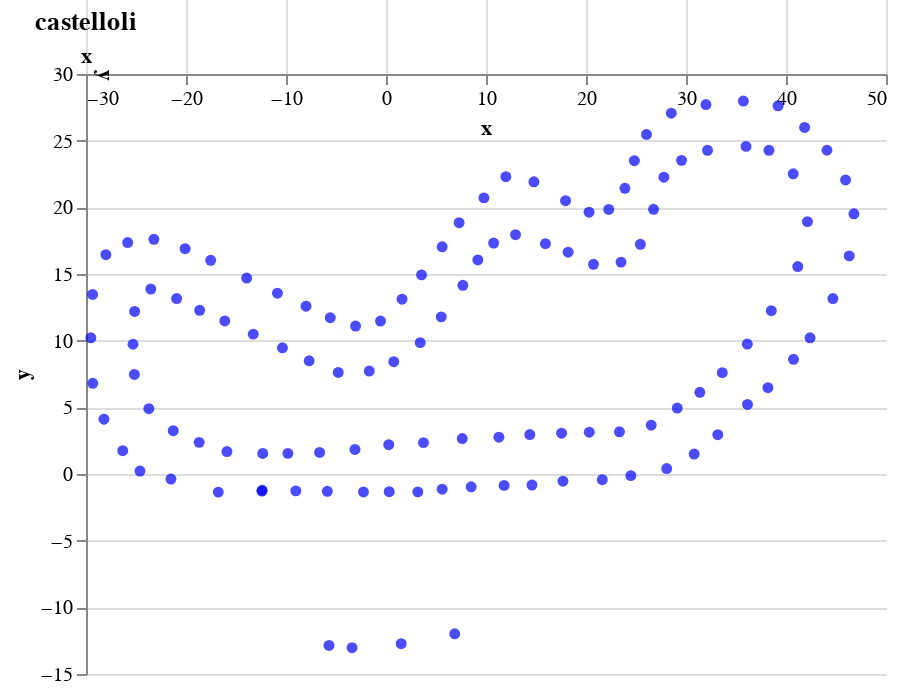
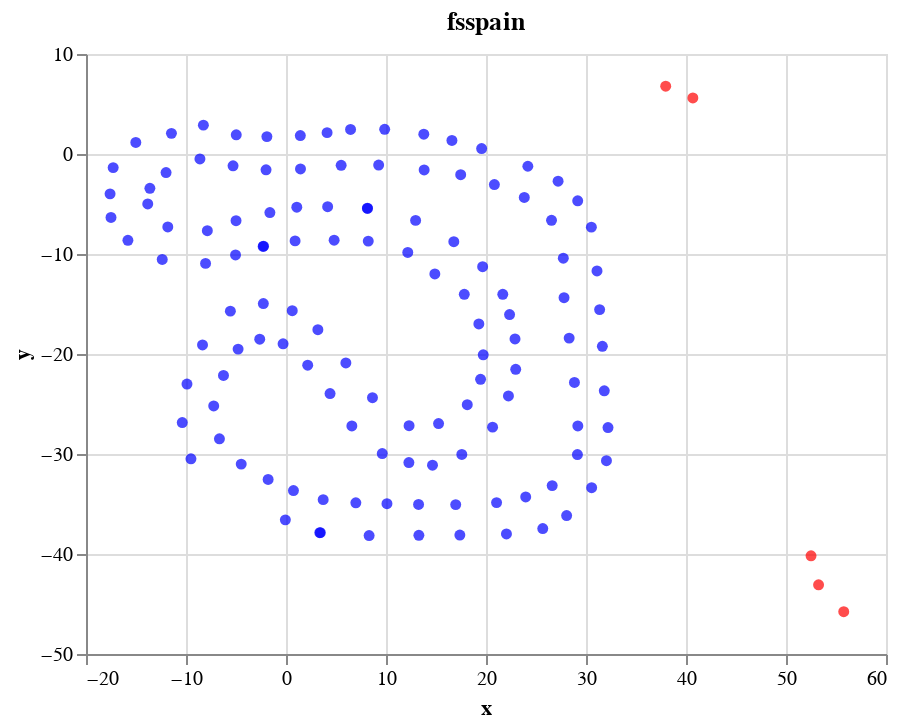
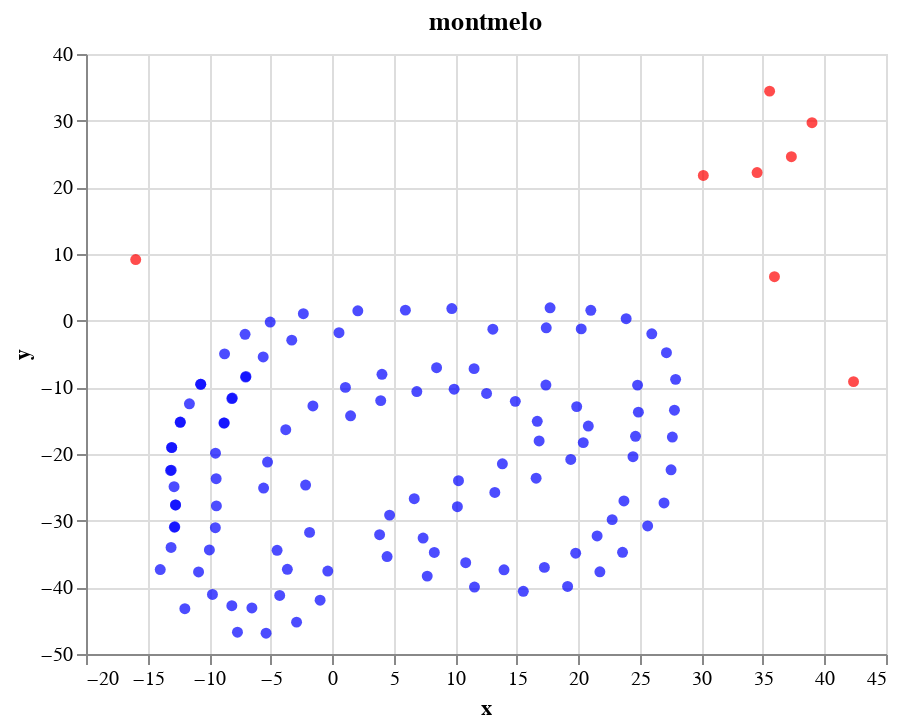
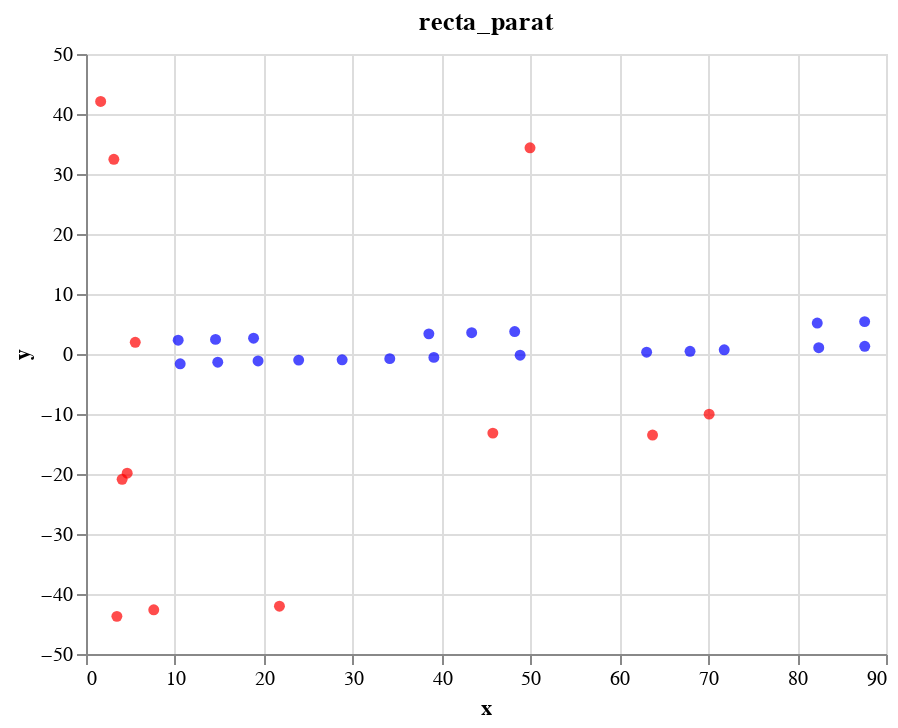

Notebook cell for these charts, in order:
### Code cell
db = SQLiteProxy(DB_PATH)
db.get_no_cones().clean()

for run_name in db.get_runs().read(projection=['name']):
    cones = db.get_cones().read(run_name=run_name[0], projection=['x', 'y'])
    no_cones = db.get_no_cones().read(run_name=run_name[0], projection=['x', 'y'])

    cones_df = pd.DataFrame(cones, columns=['x', 'y'])
    no_cones_df = pd.DataFrame(no_cones, columns=['x', 'y'])

    map_plot = (
        alt.Chart(cones_df).mark_circle(color='blue').encode(x='x', y='y') +
        alt.Chart(no_cones_df).mark_circle(color='red').encode(x='x', y='y')
    ).properties(
        title=run_name
    )

    display(map_plot)

### Figure 1 — Vega-Lite specification as saved in the notebook (floating-point values rounded to 4 significant figures)
{"config": {"view": {"continuousWidth": 400, "continuousHeight": 300}}, "layer": [{"data": {"name": "data-0100e7f130d943106deccccc0ed7e2e9"}, "mark": {"type": "circle", "color": "blue"}, "encoding": {"x": {"field": "x", "type": "quantitative"}, "y": {"field": "y", "type": "quantitative"}}}, {"data": {"name": "data-d751713988987e9331980363e24189ce"}, "mark": {"type": "circle", "color": "red"}, "encoding": {"x": {"field": "x", "type": "nominal"}, "y": {"field": "y", "type": "nominal"}}}], "title": ["castelloli"], "$schema": "https://vega.github.io/schema/vega-lite/v4.17.0.json", "datasets": {"data-0100e7f130d943106deccccc0ed7e2e9": [{"x": -5.702, "y": -12.86}, {"x": -3.392, "y": -13.03}, {"x": 1.518, "y": -12.73}, {"x": 6.875, "y": -11.98}, {"x": -16.77, "y": -1.358}, {"x": -12.38, "y": -1.221}, {"x": -12.32, "y": 1.54}, {"x": -9.809, "y": 1.547}, {"x": -5.868, "y": -1.297}, {"x": -3.103, "y": 1.84}, {"x": -2.251, "y": -1.345}, {"x": 0.3181, "y": -1.325}, {"x": 0.274, "y": 2.196}, {"x": 3.181, "y": -1.34}, {"x": 3.746, "y": 2.353}, {"x": 5.617, "y": -1.138}, {"x": 7.623, "y": 2.662}, {"x": 8.521, "y": -0.9569}, {"x": 11.29, "y": 2.759}, {"x": 11.81, "y": -0.8536}, {"x": 14.38, "y": 2.959}, {"x": 14.6, "y": -0.8296}, {"x": 17.69, "y": -0.5409}, {"x": 17.56, "y": 3.058}, {"x": 21.63, "y": -0.431}, {"x": 20.33, "y": 3.137}, {"x": 23.35, "y": 3.163}, {"x": 24.49, "y": -0.1227}, {"x": 26.52, "y": 3.66}, {"x": 28.07, "y": 0.412}, {"x": 29.12, "y": 4.949}, {"x": 30.82, "y": 1.493}, {"x": 31.38, "y": 6.126}, {"x": 33.18, "y": 2.949}, {"x": 33.62, "y": 7.602}, {"x": 36.15, "y": 5.219}, {"x": 36.13, "y": 9.744}, {"x": 38.19, "y": 6.471}, {"x": 38.53, "y": 12.25}, {"x": 40.75, "y": 8.603}, {"x": 42.41, "y": 10.21}, {"x": 41.18, "y": 15.56}, {"x": 44.69, "y": 13.16}, {"x": 46.32, "y": 16.36}, {"x": 42.14, "y": 18.93}, {"x": 46.79, "y": 19.51}, {"x": 45.95, "y": 22.06}, {"x": 40.72, "y": 22.52}, {"x": 44.1, "y": 24.28}, {"x": 41.86, "y": 25.99}, {"x": 38.3, "y": 24.28}, {"x": 39.21, "y": 27.61}, {"x": 36.0, "y": 24.57}, {"x": 35.73, "y": 27.97}, {"x": 32.15, "y": 24.28}, {"x": 31.99, "y": 27.71}, {"x": 29.56, "y": 23.52}, {"x": 28.53, "y": 27.06}, {"x": 27.79, "y": 22.26}, {"x": 26.05, "y": 25.46}, {"x": 24.84, "y": 23.5}, {"x": 23.89, "y": 21.43}, {"x": 26.76, "y": 19.85}, {"x": 25.44, "y": 17.23}, {"x": 22.28, "y": 19.84}, {"x": 20.31, "y": 19.63}, {"x": 17.96, "y": 20.5}, {"x": 23.5, "y": 15.89}, {"x": 20.75, "y": 15.73}, {"x": 18.21, "y": 16.63}, {"x": 15.94, "y": 17.27}, {"x": 12.95, "y": 17.95}, {"x": 14.79, "y": 21.92}, {"x": 11.99, "y": 22.3}, {"x": 10.76, "y": 17.32}, {"x": 9.79, "y": 20.71}, {"x": 9.187, "y": 16.05}, {"x": 7.311, "y": 18.85}, {"x": 7.686, "y": 14.16}, {"x": 5.616, "y": 17.04}, {"x": 5.524, "y": 11.78}, {"x": 3.555, "y": 14.94}, {"x": 3.422, "y": 9.852}, {"x": 1.604, "y": 13.11}, {"x": 0.7764, "y": 8.421}, {"x": -0.549, "y": 11.47}, {"x": -1.674, "y": 7.724}, {"x": -3.042, "y": 11.09}, {"x": -4.779, "y": 7.616}, {"x": -5.57, "y": 11.72}, {"x": -7.685, "y": 8.493}, {"x": -7.996, "y": 12.59}, {"x": -10.35, "y": 9.464}, {"x": -10.86, "y": 13.56}, {"x": -13.28, "y": 10.49}, {"x": -13.93, "y": 14.7}, {"x": -16.12, "y": 11.48}, {"x": -17.53, "y": 16.03}, {"x": -18.63, "y": 12.28}, {"x": -20.09, "y": 16.9}, {"x": -20.94, "y": 13.16}, {"x": -23.21, "y": 17.61}, {"x": -23.52, "y": 13.87}, {"x": -25.14, "y": 12.19}, {"x": -25.83, "y": 17.36}, {"x": -25.3, "y": 9.731}, {"x": -28.01, "y": 16.45}, {"x": -29.34, "y": 13.47}, {"x": -29.51, "y": 10.21}, {"x": -29.32, "y": 6.801}, {"x": -25.16, "y": 7.469}, {"x": -18.68, "y": 2.372}, {"x": -21.5, "y": -0.3788}, {"x": -24.6, "y": 0.2244}, {"x": -21.27, "y": 3.247}, {"x": -26.33, "y": 1.746}, {"x": -23.72, "y": 4.895}, {"x": -28.2, "y": 4.11}, {"x": -15.91, "y": 1.685}, {"x": -6.642, "y": 1.617}, {"x": -12.41, "y": -1.279}, {"x": -9.017, "y": -1.265}], "data-d751713988987e9331980363e24189ce": []}}

### Figure 2 — Vega-Lite specification as saved in the notebook (floating-point values rounded to 4 significant figures)
{"config": {"view": {"continuousWidth": 400, "continuousHeight": 300}}, "layer": [{"data": {"name": "data-d102e6a4d2ae20d8437e747a22b05ec9"}, "mark": {"type": "circle", "color": "blue"}, "encoding": {"x": {"field": "x", "type": "quantitative"}, "y": {"field": "y", "type": "quantitative"}}}, {"data": {"name": "data-04ab6d759717fbc30a4453e04949f4b7"}, "mark": {"type": "circle", "color": "red"}, "encoding": {"x": {"field": "x", "type": "quantitative"}, "y": {"field": "y", "type": "quantitative"}}}], "title": ["fsspain"], "$schema": "https://vega.github.io/schema/vega-lite/v4.17.0.json", "datasets": {"data-d102e6a4d2ae20d8437e747a22b05ec9": [{"x": 3.379, "y": -37.87}, {"x": -0.06422, "y": -36.59}, {"x": 0.7463, "y": -33.66}, {"x": -1.787, "y": -32.55}, {"x": -4.478, "y": -31.01}, {"x": -9.504, "y": -30.48}, {"x": -6.656, "y": -28.49}, {"x": -10.37, "y": -26.86}, {"x": -7.229, "y": -25.19}, {"x": -9.902, "y": -23.0}, {"x": -6.252, "y": -22.14}, {"x": -8.348, "y": -19.1}, {"x": -4.789, "y": -19.51}, {"x": -5.564, "y": -15.71}, {"x": -2.627, "y": -18.52}, {"x": -2.265, "y": -14.95}, {"x": -0.2914, "y": -18.98}, {"x": 0.6258, "y": -15.67}, {"x": 3.187, "y": -17.57}, {"x": 2.171, "y": -21.12}, {"x": 5.987, "y": -20.9}, {"x": 4.404, "y": -23.95}, {"x": 6.586, "y": -27.2}, {"x": 8.647, "y": -24.37}, {"x": 9.626, "y": -29.96}, {"x": 12.31, "y": -27.17}, {"x": 12.29, "y": -30.85}, {"x": 15.26, "y": -26.96}, {"x": 14.65, "y": -31.12}, {"x": 17.58, "y": -30.05}, {"x": 18.13, "y": -25.07}, {"x": 20.66, "y": -27.31}, {"x": 19.46, "y": -22.53}, {"x": 22.24, "y": -24.19}, {"x": 19.72, "y": -20.08}, {"x": 22.97, "y": -21.53}, {"x": 22.9, "y": -18.49}, {"x": 19.28, "y": -17.0}, {"x": 22.36, "y": -16.06}, {"x": 21.68, "y": -14.03}, {"x": 17.83, "y": -14.03}, {"x": 19.66, "y": -11.27}, {"x": 14.88, "y": -12.0}, {"x": 16.78, "y": -8.772}, {"x": 12.18, "y": -9.842}, {"x": 12.96, "y": -6.639}, {"x": 8.226, "y": -8.712}, {"x": 8.153, "y": -5.444}, {"x": 4.814, "y": -8.617}, {"x": 4.165, "y": -5.267}, {"x": 0.9087, "y": -8.689}, {"x": 1.079, "y": -5.318}, {"x": -2.248, "y": -9.214}, {"x": -1.611, "y": -5.859}, {"x": -2.285, "y": -9.246}, {"x": 8.137, "y": -5.411}, {"x": -5.046, "y": -10.09}, {"x": -4.997, "y": -6.669}, {"x": -8.044, "y": -10.94}, {"x": -7.867, "y": -7.674}, {"x": -12.38, "y": -10.55}, {"x": -11.82, "y": -7.295}, {"x": -15.81, "y": -8.628}, {"x": -13.83, "y": -4.992}, {"x": -17.5, "y": -6.349}, {"x": -17.59, "y": -3.986}, {"x": -13.61, "y": -3.434}, {"x": -17.28, "y": -1.362}, {"x": -15.02, "y": 1.158}, {"x": -12.0, "y": -1.851}, {"x": -11.46, "y": 2.064}, {"x": -8.606, "y": -0.4908}, {"x": -8.262, "y": 2.886}, {"x": -5.295, "y": -1.179}, {"x": -4.974, "y": 1.924}, {"x": -1.995, "y": -1.58}, {"x": -1.911, "y": 1.739}, {"x": 1.433, "y": 1.842}, {"x": 1.449, "y": -1.496}, {"x": 4.108, "y": 2.137}, {"x": 5.515, "y": -1.129}, {"x": 6.456, "y": 2.459}, {"x": 9.265, "y": -1.1}, {"x": 9.868, "y": 2.474}, {"x": 13.81, "y": -1.599}, {"x": 13.78, "y": 1.982}, {"x": 16.59, "y": 1.353}, {"x": 17.47, "y": -2.074}, {"x": 19.56, "y": 0.5435}, {"x": 20.84, "y": -3.056}, {"x": 24.18, "y": -1.225}, {"x": 23.83, "y": -4.347}, {"x": 27.21, "y": -2.721}, {"x": 26.55, "y": -6.632}, {"x": 29.17, "y": -4.679}, {"x": 30.54, "y": -7.313}, {"x": 27.73, "y": -10.42}, {"x": 31.1, "y": -11.69}, {"x": 27.8, "y": -14.37}, {"x": 31.36, "y": -15.56}, {"x": 28.32, "y": -18.41}, {"x": 31.64, "y": -19.23}, {"x": 28.84, "y": -22.85}, {"x": 31.83, "y": -23.68}, {"x": 29.18, "y": -27.2}, {"x": 32.2, "y": -27.35}, {"x": 29.14, "y": -30.05}, {"x": 32.05, "y": -30.67}, {"x": 26.62, "y": -33.16}, {"x": 30.56, "y": -33.37}, {"x": 28.06, "y": -36.16}, {"x": 25.68, "y": -37.45}, {"x": 23.97, "y": -34.29}, {"x": 22.04, "y": -38.0}, {"x": 21.06, "y": -34.86}, {"x": 17.39, "y": -38.1}, {"x": 16.97, "y": -35.06}, {"x": 13.29, "y": -38.13}, {"x": 13.26, "y": -35.05}, {"x": 8.311, "y": -38.16}, {"x": 10.1, "y": -34.97}, {"x": 6.984, "y": -34.88}, {"x": 3.435, "y": -37.86}, {"x": 3.718, "y": -34.56}], "data-04ab6d759717fbc30a4453e04949f4b7": [{"x": 52.5, "y": -40.18}, {"x": 37.97, "y": 6.782}, {"x": 53.26, "y": -43.08}, {"x": 55.77, "y": -45.77}, {"x": 40.69, "y": 5.603}]}}

### Figure 3 — Vega-Lite specification as saved in the notebook (floating-point values rounded to 4 significant figures)
{"config": {"view": {"continuousWidth": 400, "continuousHeight": 300}}, "layer": [{"data": {"name": "data-f5370225d1f37108cfa0addc4bf83a03"}, "mark": {"type": "circle", "color": "blue"}, "encoding": {"x": {"field": "x", "type": "quantitative"}, "y": {"field": "y", "type": "quantitative"}}}, {"data": {"name": "data-e581d81ab55c2999fc4185b34de37189"}, "mark": {"type": "circle", "color": "red"}, "encoding": {"x": {"field": "x", "type": "quantitative"}, "y": {"field": "y", "type": "quantitative"}}}], "title": ["montmelo"], "$schema": "https://vega.github.io/schema/vega-lite/v4.17.0.json", "datasets": {"data-f5370225d1f37108cfa0addc4bf83a03": [{"x": -9.49, "y": -31.05}, {"x": -12.82, "y": -30.98}, {"x": -12.72, "y": -27.64}, {"x": -12.85, "y": -24.91}, {"x": -13.13, "y": -22.47}, {"x": -9.477, "y": -19.88}, {"x": -13.04, "y": -19.04}, {"x": -8.795, "y": -15.36}, {"x": -12.35, "y": -15.24}, {"x": -8.112, "y": -11.61}, {"x": -10.68, "y": -9.532}, {"x": -7.004, "y": -8.369}, {"x": -8.742, "y": -4.978}, {"x": -5.603, "y": -5.447}, {"x": -7.075, "y": -2.053}, {"x": -5.035, "y": -0.2111}, {"x": -3.283, "y": -2.92}, {"x": -2.34, "y": 1.051}, {"x": 0.5559, "y": -1.805}, {"x": 2.085, "y": 1.479}, {"x": 5.952, "y": 1.578}, {"x": 9.723, "y": 1.811}, {"x": 13.06, "y": -1.286}, {"x": 17.4, "y": -1.075}, {"x": 17.71, "y": 1.924}, {"x": 20.24, "y": -1.233}, {"x": 21.02, "y": 1.555}, {"x": 23.89, "y": 0.291}, {"x": 25.97, "y": -1.972}, {"x": 27.16, "y": -4.8}, {"x": 27.91, "y": -8.805}, {"x": 24.81, "y": -9.666}, {"x": 27.81, "y": -13.43}, {"x": 24.88, "y": -13.72}, {"x": 27.64, "y": -17.46}, {"x": 24.65, "y": -17.35}, {"x": 24.44, "y": -20.4}, {"x": 27.54, "y": -22.36}, {"x": 23.71, "y": -27.04}, {"x": 26.96, "y": -27.34}, {"x": 22.75, "y": -29.84}, {"x": 25.63, "y": -30.79}, {"x": 21.53, "y": -32.3}, {"x": 23.59, "y": -34.75}, {"x": 19.79, "y": -34.87}, {"x": 21.75, "y": -37.68}, {"x": 17.24, "y": -37.01}, {"x": 19.13, "y": -39.87}, {"x": 13.96, "y": -37.38}, {"x": 15.53, "y": -40.6}, {"x": 10.85, "y": -36.3}, {"x": 11.56, "y": -39.95}, {"x": 7.724, "y": -38.32}, {"x": 8.3, "y": -34.77}, {"x": 4.464, "y": -35.39}, {"x": 3.855, "y": -32.11}, {"x": 7.389, "y": -32.6}, {"x": 4.667, "y": -29.17}, {"x": 6.67, "y": -26.7}, {"x": 10.18, "y": -27.91}, {"x": 10.26, "y": -24.01}, {"x": 13.22, "y": -25.77}, {"x": 13.83, "y": -21.47}, {"x": 16.57, "y": -23.64}, {"x": 19.39, "y": -20.82}, {"x": 16.82, "y": -18.04}, {"x": 20.4, "y": -18.29}, {"x": 20.81, "y": -15.81}, {"x": 16.66, "y": -15.09}, {"x": 19.87, "y": -12.89}, {"x": 17.37, "y": -9.664}, {"x": 14.88, "y": -12.1}, {"x": 12.55, "y": -10.91}, {"x": 11.53, "y": -7.194}, {"x": 9.909, "y": -10.27}, {"x": 8.485, "y": -7.058}, {"x": 6.878, "y": -10.63}, {"x": 4.047, "y": -8.05}, {"x": 3.946, "y": -11.99}, {"x": 1.078, "y": -10.01}, {"x": 1.498, "y": -14.26}, {"x": -1.562, "y": -12.79}, {"x": -3.769, "y": -16.35}, {"x": -5.252, "y": -21.21}, {"x": -5.571, "y": -25.11}, {"x": -2.157, "y": -24.65}, {"x": -1.835, "y": -31.76}, {"x": -4.474, "y": -34.45}, {"x": -3.639, "y": -37.3}, {"x": -0.3542, "y": -37.55}, {"x": -4.263, "y": -41.22}, {"x": -0.9788, "y": -41.93}, {"x": -2.892, "y": -45.22}, {"x": -6.522, "y": -43.09}, {"x": -5.368, "y": -46.88}, {"x": -7.694, "y": -46.73}, {"x": -8.151, "y": -42.76}, {"x": -9.726, "y": -41.07}, {"x": -11.97, "y": -43.21}, {"x": -10.85, "y": -37.69}, {"x": -13.97, "y": -37.33}, {"x": -9.975, "y": -34.39}, {"x": -13.09, "y": -34.01}, {"x": -12.78, "y": -30.93}, {"x": -12.73, "y": -27.65}, {"x": -9.406, "y": -27.78}, {"x": -9.425, "y": -23.7}, {"x": -13.08, "y": -22.43}, {"x": -13.04, "y": -19.02}, {"x": -8.763, "y": -15.34}, {"x": -12.33, "y": -15.2}, {"x": -11.6, "y": -12.47}, {"x": -8.153, "y": -11.68}, {"x": -10.67, "y": -9.546}, {"x": -7.03, "y": -8.471}], "data-e581d81ab55c2999fc4185b34de37189": [{"x": 30.16, "y": 21.79}, {"x": 34.53, "y": 22.22}, {"x": 35.94, "y": 6.601}, {"x": 37.31, "y": 24.59}, {"x": 38.99, "y": 29.69}, {"x": 35.54, "y": 34.43}, {"x": 42.36, "y": -9.144}, {"x": -15.96, "y": 9.169}]}}

### Figure 4 — Vega-Lite specification as saved in the notebook (floating-point values rounded to 4 significant figures)
{"config": {"view": {"continuousWidth": 400, "continuousHeight": 300}}, "layer": [{"data": {"name": "data-28e6dc0ac50c0edb0d582e8d9012ab2f"}, "mark": {"type": "circle", "color": "blue"}, "encoding": {"x": {"field": "x", "type": "quantitative"}, "y": {"field": "y", "type": "quantitative"}}}, {"data": {"name": "data-e8288f593df1e401506758de846618f9"}, "mark": {"type": "circle", "color": "red"}, "encoding": {"x": {"field": "x", "type": "quantitative"}, "y": {"field": "y", "type": "quantitative"}}}], "title": ["recta_parat"], "$schema": "https://vega.github.io/schema/vega-lite/v4.17.0.json", "datasets": {"data-28e6dc0ac50c0edb0d582e8d9012ab2f": [{"x": 10.37, "y": 2.307}, {"x": 10.6, "y": -1.634}, {"x": 14.57, "y": 2.437}, {"x": 14.82, "y": -1.373}, {"x": 18.85, "y": 2.637}, {"x": 19.36, "y": -1.15}, {"x": 23.93, "y": -1.018}, {"x": 28.82, "y": -0.9727}, {"x": 34.17, "y": -0.7746}, {"x": 38.57, "y": 3.358}, {"x": 39.14, "y": -0.5657}, {"x": 43.39, "y": 3.553}, {"x": 48.23, "y": 3.745}, {"x": 48.84, "y": -0.1957}, {"x": 63.07, "y": 0.3}, {"x": 67.95, "y": 0.4472}, {"x": 71.8, "y": 0.7032}, {"x": 82.27, "y": 5.162}, {"x": 82.43, "y": 1.047}, {"x": 87.6, "y": 5.397}, {"x": 87.61, "y": 1.283}], "data-e8288f593df1e401506758de846618f9": [{"x": 1.65, "y": 42.1}, {"x": 3.135, "y": 32.46}, {"x": 4.634, "y": -19.87}, {"x": 5.541, "y": 1.944}, {"x": 3.475, "y": -43.73}, {"x": 7.623, "y": -42.63}, {"x": 21.76, "y": -42.04}, {"x": 45.77, "y": -13.19}, {"x": 4.064, "y": -20.89}, {"x": 70.1, "y": -10.02}, {"x": 63.74, "y": -13.5}, {"x": 49.95, "y": 34.37}]}}
